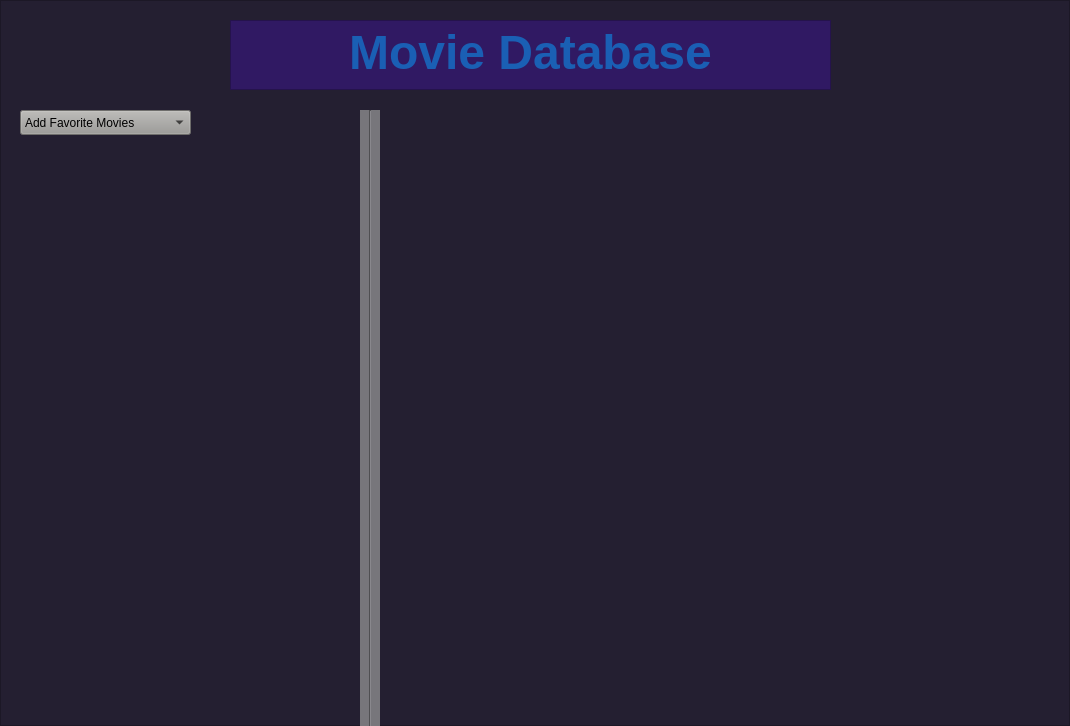
<?xml version="1.0" encoding="UTF-8"?>
<ui version="4.0">
 <class>MainWindow</class>
 <widget class="QMainWindow" name="MainWindow">
  <property name="geometry">
   <rect>
    <x>0</x>
    <y>0</y>
    <width>1070</width>
    <height>726</height>
   </rect>
  </property>
  <property name="windowTitle">
   <string>MainWindow</string>
  </property>
  <property name="styleSheet">
   <string notr="true">background-color: rgb(36, 31, 49)</string>
  </property>
  <property name="documentMode">
   <bool>false</bool>
  </property>
  <property name="unifiedTitleAndToolBarOnMac">
   <bool>false</bool>
  </property>
  <widget class="QWidget" name="centralwidget">
   <property name="mouseTracking">
    <bool>true</bool>
   </property>
   <layout class="QVBoxLayout" name="verticalLayout">
    <property name="spacing">
     <number>0</number>
    </property>
    <property name="leftMargin">
     <number>0</number>
    </property>
    <property name="topMargin">
     <number>0</number>
    </property>
    <property name="rightMargin">
     <number>0</number>
    </property>
    <property name="bottomMargin">
     <number>0</number>
    </property>
    <item>
     <widget class="QFrame" name="frame">
      <property name="frameShape">
       <enum>QFrame::StyledPanel</enum>
      </property>
      <property name="frameShadow">
       <enum>QFrame::Raised</enum>
      </property>
      <widget class="Line" name="line">
       <property name="geometry">
        <rect>
         <x>360</x>
         <y>110</y>
         <width>20</width>
         <height>641</height>
        </rect>
       </property>
       <property name="styleSheet">
        <string notr="true">background-color: rgb(119, 118, 123);</string>
       </property>
       <property name="orientation">
        <enum>Qt::Vertical</enum>
       </property>
      </widget>
      <widget class="QTextEdit" name="textEdit">
       <property name="geometry">
        <rect>
         <x>230</x>
         <y>20</y>
         <width>601</width>
         <height>70</height>
        </rect>
       </property>
       <property name="styleSheet">
        <string notr="true">background-color: rgb(48, 25, 99);
border-color: rgb(255, 255, 255);</string>
       </property>
       <property name="html">
        <string>&lt;!DOCTYPE HTML PUBLIC &quot;-//W3C//DTD HTML 4.0//EN&quot; &quot;http://www.w3.org/TR/REC-html40/strict.dtd&quot;&gt;
&lt;html&gt;&lt;head&gt;&lt;meta name=&quot;qrichtext&quot; content=&quot;1&quot; /&gt;&lt;style type=&quot;text/css&quot;&gt;
p, li { white-space: pre-wrap; }
&lt;/style&gt;&lt;/head&gt;&lt;body style=&quot; font-family:'Ubuntu'; font-size:11pt; font-weight:400; font-style:normal;&quot;&gt;
&lt;p align=&quot;center&quot; style=&quot; margin-top:0px; margin-bottom:0px; margin-left:0px; margin-right:0px; -qt-block-indent:0; text-indent:0px;&quot;&gt;&lt;span style=&quot; font-size:36pt; font-weight:600; color:#1a5fb4;&quot;&gt;Movie Database&lt;/span&gt;&lt;/p&gt;&lt;/body&gt;&lt;/html&gt;</string>
       </property>
      </widget>
      <widget class="QComboBox" name="comboBox">
       <property name="geometry">
        <rect>
         <x>20</x>
         <y>110</y>
         <width>171</width>
         <height>25</height>
        </rect>
       </property>
       <property name="styleSheet">
        <string notr="true">background-color: rgb(154, 153, 150);</string>
       </property>
       <item>
        <property name="text">
         <string>Add Favorite Movies</string>
        </property>
       </item>
       <item>
        <property name="text">
         <string>Add WachedMovies</string>
        </property>
       </item>
      </widget>
     </widget>
    </item>
   </layout>
  </widget>
 </widget>
 <resources/>
 <connections/>
</ui>
